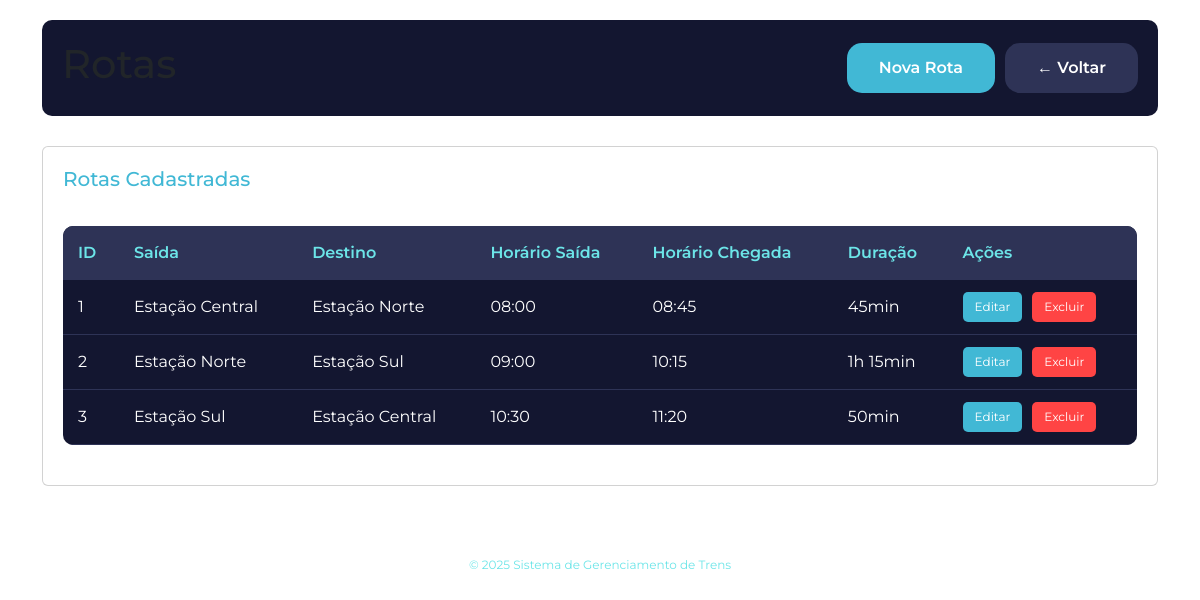
The page /rotas/listar_rotas.php (signed in) on the database its author committed.
### tables this page shows
CREATE TABLE rotas (
    id_rota INT NOT NULL AUTO_INCREMENT PRIMARY KEY,
    local_saida VARCHAR(100) NOT NULL,
    local_destino VARCHAR(100) NOT NULL,
    horario_saida TIME NOT NULL,
    horario_chegada TIME NOT NULL,
    criado_em TIMESTAMP DEFAULT CURRENT_TIMESTAMP,
    
    INDEX idx_saida (local_saida),
    INDEX idx_destino (local_destino)
);

### config.php (called while the page is built, shortened)
<?php
function sanitizar($texto) {
    return htmlspecialchars($texto, ENT_QUOTES, 'UTF-8');
}
function calcularDuracao($inicio, $fim) {
    $dt_inicio = new DateTime($inicio);
    $dt_fim = new DateTime($fim);
    $intervalo = $dt_inicio->diff($dt_fim);
    $horas = $intervalo->h;
    $minutos = $intervalo->i;
    if ($horas > 0) {
        return $horas . "h " . $minutos . "min";
    }
    return $minutos . "min";
}
?>

### rotas/listar_rotas.php (the view, shortened to what this page needs)
<?php
require_once '../config.php';
try {
    $sql = "SELECT * FROM rotas ORDER BY criado_em DESC";
    $stmt = $pdo->query($sql);
    $rotas = $stmt->fetchAll();
} catch(PDOException $e) {
    $erro = "Erro ao buscar rotas.";
    $rotas = [];
}
?>
<!DOCTYPE html>
<html lang="pt-BR">
<head>
    <link rel="stylesheet" href="../css/estilo.css">
    <link href="https://cdn.jsdelivr.net/npm/bootstrap@5.3.8/dist/css/bootstrap.min.css" rel="stylesheet">
</head>
<body>
    <div class="container">
        <div class="header-dashboard">
            <h1>Rotas</h1>
            <div style="display: flex; gap: 10px;">
                <a href="cadastrar.php" class="botao botao-primario">Nova Rota</a>
                <a href="../dashboard.php" class="botao botao-secundario">← Voltar</a>
            </div>
        </div>
        <div class="card">
            <h2>Rotas Cadastradas</h2>
            <?php if (empty($rotas)): ?>
                <p style="text-align: center; color: #6ce5e8; padding: 20px;">
                    Nenhuma rota cadastrada.
                </p>
            <?php else: ?>
                <div class="tabela-container">
                    <table class="tabela">
                        <thead>
                            <tr>
                                <th>ID</th>
                                <th>Saída</th>
                                <th>Destino</th>
                                <th>Horário Saída</th>
                                <th>Horário Chegada</th>
                                <th>Duração</th>
                                <th>Ações</th>
                            </tr>
                        </thead>
                        <tbody>
                            <?php foreach($rotas as $rota): ?>
                            <tr>
                                <td><?= $rota['id_rota'] ?></td>
                                <td><?= sanitizar($rota['local_saida']) ?></td>
                                <td><?= sanitizar($rota['local_destino']) ?></td>
                                <td><?= substr($rota['horario_saida'], 0, 5) ?></td>
                                <td><?= substr($rota['horario_chegada'], 0, 5) ?></td>
                                <td><?= calcularDuracao($rota['horario_saida'], $rota['horario_chegada']) ?></td>
                                <td>
                                    <div class="tabela-acoes">
                                        <a href="editar.php?id=<?= $rota['id_rota'] ?>"
                                           class="btn-tabela btn-editar">Editar</a>
                                        <a href="excluir.php?id=<?= $rota['id_rota'] ?>"
                                           class="btn-tabela btn-excluir"
                                           onclick="return confirm('Excluir esta rota?')">Excluir</a>
                                    </div>
                                </td>
                            </tr>
                            <?php endforeach; ?>
                        </tbody>
                    </table>
                </div>
            <?php endif; ?>
        </div>
        <div class="rodape">
            <p>© 2025 Sistema de Gerenciamento de Trens</p>
        </div>
    </div>
</body>
</html>

### css/estilo.css (style rules this page uses)
* { margin: 0; padding: 0; box-sizing: border-box; font-family: "Montserrat", sans-serif; }
body { background-color: #1a1e34; color: white; min-height: 100vh; }
.container { max-width: 1200px; margin: 0 auto; padding: 20px; }
h1 { color: white; font-size: 2rem; margin-bottom: 1rem; }
h2 { color: #41b8d5; font-size: 1.5rem; margin-bottom: 1rem; }
.botao { padding: 0.8rem 2rem; border: none; border-radius: 15px; cursor: pointer; font-size: 16px; font-weight: 600; transition: all 0.3s; text-decoration: none; display: inline-block; }
.botao-primario { background-color: #41b8d5; color: white; }
.botao-secundario { background-color: #2e3356; color: white; }
.header-dashboard { background-color: #131630; border-radius: 10px; padding: 20px; margin-bottom: 30px; display: flex; justify-content: space-between; align-items: center; box-shadow: 0px 0px 10px rgba(255, 255, 255, 0.1); flex-wrap: wrap; gap: 15px; }
.card { background-color: #131630; border-radius: 10px; padding: 20px; box-shadow: 0px 0px 10px rgba(255, 255, 255, 0.1); }
.card h2 { color: #41b8d5; margin-bottom: 15px; font-size: 20px; }
.tabela-container { overflow-x: auto; margin: 20px 0; }
.tabela { width: 100%; border-collapse: collapse; background-color: #131630; border-radius: 10px; overflow: hidden; }
.tabela thead { background-color: #2e3356; }
.tabela th { padding: 15px; text-align: left; color: #6ce5e8; font-weight: 600; }
.tabela td { padding: 12px 15px; border-bottom: 1px solid #2e3356; color: white; }
.tabela-acoes { display: flex; gap: 10px; flex-wrap: wrap; }
.btn-tabela { padding: 6px 12px; border: none; border-radius: 5px; cursor: pointer; font-size: 12px; text-decoration: none; display: inline-block; transition: all 0.2s; }
.btn-editar { background-color: #41b8d5; color: white; }
.btn-excluir { background-color: #ff4444; color: white; }
.rodape { text-align: center; margin-top: 50px; padding: 20px; color: #6ce5e8; font-size: 12px; }

### rows shown on the page
rotas: id_rota "1", local_saida "Estação Central", local_destino "Estação Norte", horario_saida "08:00", horario_chegada "08:45", horario_saida+horario_chegada "45min"
rotas: id_rota "2", local_saida "Estação Norte", local_destino "Estação Sul", horario_saida "09:00", horario_chegada "10:15", horario_saida+horario_chegada "1h 15min"
rotas: id_rota "3", local_saida "Estação Sul", local_destino "Estação Central", horario_saida "10:30", horario_chegada "11:20", horario_saida+horario_chegada "50min"
